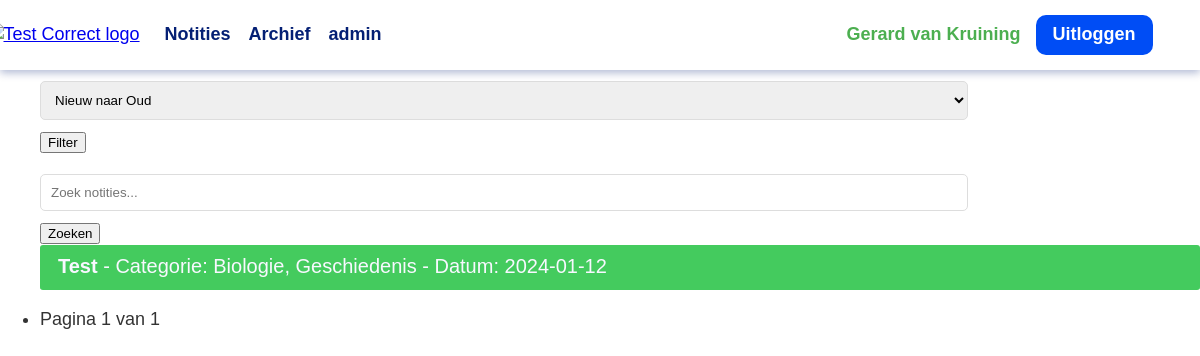
The page /notitie_weergeven (signed in) on the database its author committed.
### tables this page shows
CREATE TABLE notities (
        notitie_id INTEGER PRIMARY KEY AUTOINCREMENT,
        titel TEXT NOT NULL,
        datum DATETIME CURRENT_TIMESTAMP,
        inhoud TEXT NOT NULL,
        bron TEXT NOT NULL,
        categorie TEXT NOT NULL,
        bronnaam TEXT NOT NULL,
        teacher_id INTEGER NOT NULL,
        FOREIGN KEY(teacher_id) REFERENCES teachers (teacher_id)
    );

### website.py (the view)
@app.route('/notitie_weergeven', methods=['get'])
def notitie_weergeven():
    if 'teacher_id' not in session:
        return redirect(url_for('login'))
    teacher_id = session['teacher_id']
    pagina = request.args.get('pagina', 1, type=int)
    sorteer = request.args.get('sorteer', default='')
    zoekterm = request.args.get('zoekterm', '')
    categorie = request.args.get('categorie', '')
    per_pagina = 20
    conn = sqlite3.connect('databases/testgpt.db')
    cursor = conn.cursor()
    order_by_datum = "ORDER BY datum DESC"  # Standaard sortering
    if sorteer == 'nieuw_naar_oud':
        order_by_datum = 'ORDER BY datum DESC'
    elif sorteer == 'oud_naar_nieuw':
        order_by_datum = 'ORDER BY datum ASC'
    zoek_query = 'WHERE teacher_id = ? AND (titel LIKE ? OR inhoud LIKE ?)'
    zoek_params = (teacher_id, '%' + zoekterm + '%', '%' + zoekterm + '%')
    if categorie:
        zoek_query += ' AND categorie = ?'
        zoek_params += (categorie,)
    cursor.execute(f'SELECT COUNT(*) FROM notities {zoek_query}', zoek_params)
    totaal_items = cursor.fetchone()[0]
    totaal_pagina = (totaal_items + per_pagina - 1) // per_pagina
    query = f'SELECT * FROM notities {zoek_query} {order_by_datum} LIMIT ? OFFSET ?'
    cursor.execute(query, zoek_params + (per_pagina, (pagina - 1) * per_pagina))
    notities = cursor.fetchall()
    notitie_vragen = {}
    for notitie in notities:
        notitie_id = notitie[0]
        notitie_vragen[notitie_id] = haal_vragen_op(notitie_id)
    conn.close()
    return render_template('notities_weergeven.html', notities=notities, pagina=pagina, totaal_pagina=totaal_pagina, notitie_vragen=notitie_vragen)

### website.py (called while the page is built)
def haal_vragen_op(notitie_id):
    conn = sqlite3.connect('databases/testgpt.db')
    cursor = conn.cursor()
    cursor.execute('SELECT vraag_inhoud FROM vragen WHERE notitie_id = ?', (notitie_id,))
    vragen = cursor.fetchall()
    return [vraag[0] for vraag in vragen]

### templates/notities_weergeven.html (shortened to what this page needs)
{% extends 'WebsiteBase.html' %}
{% block base %}
<h2>Opgeslagen Notities</h2>
<ul>
    <form action="/notitie_weergeven" method="get">
        <select name="sorteer">
            <option value="nieuw_naar_oud">Nieuw naar Oud</option>
        </select>
        <button type="submit">Filter</button>
    </form>
    <form action="/notitie_weergeven" method="get">
        <input type="text" name="zoekterm" placeholder="Zoek notities...">
        <button type="submit">Zoeken</button>
    </form>
    {% for notitie in notities %}
   <div class="accordion">
    <button class="accordion-button">
        <strong>{{ notitie[1] }}</strong> - Categorie: {{ notitie[5] }} - Datum: {{ notitie[2] }}
    </button>
        {% endfor %}
</ul>
<nav>
    <ul>
        <li>Pagina {{ pagina }} van {{ totaal_pagina }}</li>
    </ul>
</nav>
{% endblock %}

### static/Opmaak.css (style rules this page uses)
h2 { color: #333; }
.accordion-button { background-color: #44cb5e; color: ghostwhite; cursor: pointer; padding: 10px 18px; width: 100%; border: none; text-align: left; outline: none; font-size: 20px; transition: 0.4s; border-bottom: 2px solid #44cb5e; border-radius: 3px; }
form { margin-top: 20px; }
label, input, select, textarea { display: block; margin-bottom: 10px; }
input[type=text], textarea, select { width: 80%; padding: 10px; border: 1px solid #ddd; border-radius: 5px; }
* { box-sizing: border-box; }
div { box-sizing: border-box; }
html { -webkit-text-size-adjust: 100%; line-height: 1.15; }
html { min-height: 100%; overflow-x: hidden; }
html { scroll-behavior: smooth; }
*,:after,:before { box-sizing: border-box; }
ul { box-sizing: border-box; }

### rows shown on the page
notities: titel "Test", categorie "Biologie, Geschiedenis", datum "2024-01-12"

### other values the page prints
{{ session['display_name'] }} "Gerard van Kruining"
{{ pagina }} "1"
{{ totaal_pagina }} "1"
